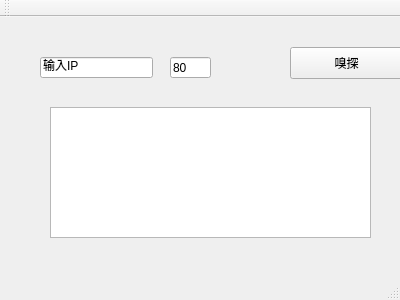
<?xml version="1.0" encoding="UTF-8"?>
<ui version="4.0">
 <class>Home</class>
 <widget class="QMainWindow" name="Home">
  <property name="geometry">
   <rect>
    <x>0</x>
    <y>0</y>
    <width>400</width>
    <height>300</height>
   </rect>
  </property>
  <property name="windowTitle">
   <string>Home</string>
  </property>
  <widget class="QWidget" name="centralWidget">
   <widget class="QPushButton" name="pushButton">
    <property name="geometry">
     <rect>
      <x>290</x>
      <y>30</y>
      <width>113</width>
      <height>32</height>
     </rect>
    </property>
    <property name="text">
     <string>嗅探</string>
    </property>
   </widget>
   <widget class="QLineEdit" name="lineEdit">
    <property name="geometry">
     <rect>
      <x>40</x>
      <y>40</y>
      <width>113</width>
      <height>21</height>
     </rect>
    </property>
    <property name="text">
     <string>输入IP</string>
    </property>
   </widget>
   <widget class="QTextEdit" name="resTxt">
    <property name="geometry">
     <rect>
      <x>50</x>
      <y>90</y>
      <width>321</width>
      <height>131</height>
     </rect>
    </property>
   </widget>
   <widget class="QLineEdit" name="lineEdit_2">
    <property name="geometry">
     <rect>
      <x>170</x>
      <y>40</y>
      <width>41</width>
      <height>21</height>
     </rect>
    </property>
    <property name="text">
     <string>80</string>
    </property>
   </widget>
  </widget>
  <widget class="QMenuBar" name="menuBar">
   <property name="geometry">
    <rect>
     <x>0</x>
     <y>0</y>
     <width>400</width>
     <height>22</height>
    </rect>
   </property>
  </widget>
  <widget class="QToolBar" name="mainToolBar">
   <attribute name="toolBarArea">
    <enum>TopToolBarArea</enum>
   </attribute>
   <attribute name="toolBarBreak">
    <bool>false</bool>
   </attribute>
  </widget>
  <widget class="QStatusBar" name="statusBar"/>
 </widget>
 <layoutdefault spacing="6" margin="11"/>
 <resources/>
 <connections/>
</ui>
